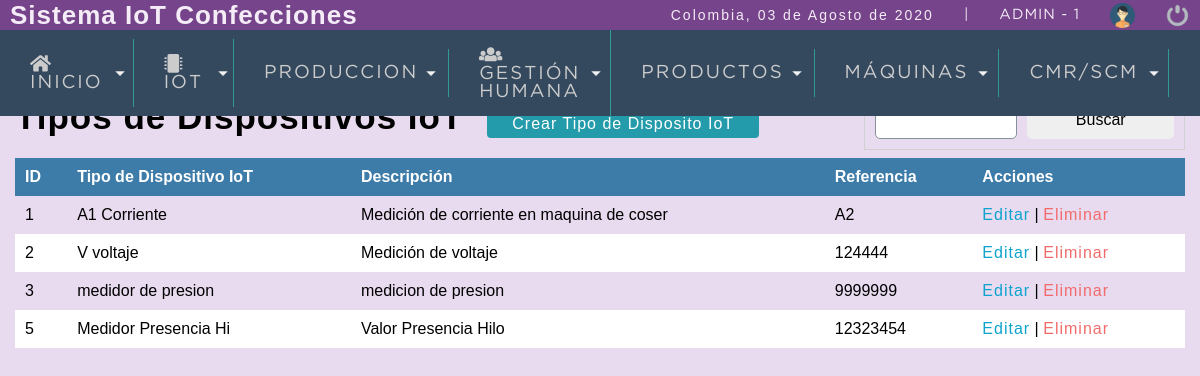
The app's page /sistema/lista_tiposdispositivosIoT.php (signed in) with its own data.
### tables this page shows
CREATE TABLE `tiposmodulosiot` (
  `idtipomoduloiot` int(11) NOT NULL,
  `tipomoduloIoT` varchar(20) NOT NULL,
  `descripcion` varchar(200) NOT NULL,
  `referencia` varchar(20) NOT NULL,
  `status` int(11) NOT NULL DEFAULT 1,
  `created_at` datetime DEFAULT current_timestamp(),
  `updated_at` datetime DEFAULT NULL,
  `deleted_at` datetime DEFAULT NULL
);

### sistema/calculonumpaginas.php (called while the page is built, shortened)
<?php
	$por_pagina=10;
	if(empty($_REQUEST['pagina'])){
		$pagina=1;
	}else{
		$pagina=$_REQUEST['pagina'];
	}
	$desde=($pagina-1)*$por_pagina;
?>

### sistema/lista_tiposdispositivosIoT.php (the view, shortened to what this page needs)
<?php
	include "../conexion.php";
?>
<!DOCTYPE html>
<html lang="en">
<head>
	<?php  include "includes/scripts.php"; ?>
</head>
<body>
	<?php  include "includes/header.php"; ?>
	<section id="container">
		<h1>Tipos de Dispositivos IoT</h1>
		<a href="registro_tipodispositivoIoT.php" class="btn_new">Crear Tipo de Disposito IoT</a>
		<form action="buscar_tipodispositivoIoT.php" method="get" class="form_search">
			<input type="text" name="busqueda" id="busqueda">
			<input type="submit" value="Buscar" class="btn_search">
		</form>
		<table>
			<tr>
				<th>ID</th>
				<th>Tipo de Dispositivo IoT</th>
				<th>Descripción</th>
				<th>Referencia</th>
				<th>Acciones</th>
			</tr>
			<?php
				include "calculonumpaginas.php";
				$query = mysqli_query($conexion,"SELECT idtipomoduloiot, tipomoduloiot, descripcion, referencia FROM tiposmodulosiot WHERE status=1 ORDER BY idtipomoduloiot ASC LIMIT $desde,$por_pagina");
				$result = mysqli_num_rows($query);
				if($result>0){
					while ($data=mysqli_fetch_array($query)) {
						?>
							<tr>
								<td><?php echo $data['idtipomoduloiot']; ?></td>
								<td><?php echo $data['tipomoduloiot']; ?></td>
								<td><?php echo $data['descripcion']; ?></td>
								<td><?php echo $data['referencia']; ?></td>
								<td>
									<a class="link_edit" href="editar_tipodispositivoIoT.php?id=<?php echo $data['idtipomoduloiot']; ?>">Editar</a>
									|
									<a class="link_delete" href="eliminar_confirmar_tipodispositivoIoT.php?id=<?php echo $data['idtipomoduloiot']; ?>">Eliminar</a>
								</td>
							</tr>
						<?php
					}
				}
			?>
		</table>
	</section>
</body>
</html>

### sistema/css/style1.css (style rules this page uses)
* { margin: 0; padding: 0; box-sizing: border-box; }
body { background: #E8DAEF; }
h1, h2, h3, h4, h5, h6 { font-family: 'arial'; font-weight: bold; letter-spacing: 1px; }
h1 { font-size: 26px; }
a { text-decoration: none; font-family: arial; letter-spacing: 1px; }
#container { padding: 90px 15px 15px; }
form { background: #FFA; margin: auto; padding: 20px 50px; border: 1px solid #d1d1d1; }
input,select { display: block; width: 100%; font-size: 12pt; padding: 5px; border: 1px solid #85929e; border-radius: 5px; }
#container h1 { font-size: 35px; display: inline-block; }
.btn_new { display: inline-block; background: #239baa; color: #FFF; padding: 5px 25px; border-radius: 4px; margin: 20px; }
table { border-collapse: collapse; font-size: 12pt; font-family: 'arial'; width: 100%; }
table th { text-align: left; padding: 10px; background: #3d7ba8; color: #FFF; }
table tr:nth-child(odd) { background: #FFF; }
table td { padding: 10px; }
.link_edit { color: #0ca4ce; }
.link_delete { color: #f26b6b; }
.form_search { display:-webkit-flex; display: -moz-flex; display: -ms-flex; display: -o-flex; display: flex; float: right; background: initial; padding: 10px; border-radius: 10px<, }
.form_search .btn_search { background: #1faac8 color: #FFF; padding: 10px; border: 0; cursor: pointer; margin-left: 10px; display: -webkit-flex; display: -moz-flex; display: -ms-flex; display: -o-flex; display: flex; border-radius: 5px; }

### records on screen
tiposmodulosiot: idtipomoduloiot "1", tipomoduloIoT "A1 Corriente", descripcion "Medición de corriente en maquina de coser", referencia "A2"
tiposmodulosiot: idtipomoduloiot "2", tipomoduloIoT "V voltaje", descripcion "Medición de voltaje", referencia "124444"
tiposmodulosiot: idtipomoduloiot "3", tipomoduloIoT "medidor de presion", descripcion "medicion de presion", referencia "9999999"
tiposmodulosiot: idtipomoduloiot "5", tipomoduloIoT "Medidor Presencia Hi", descripcion "Valor Presencia Hilo", referencia "12323454"

### other values on screen
fechaC() "03 de Agosto de 2020"
$_SESSION['user'] "ADMIN"
$_SESSION['rol'] "1"
